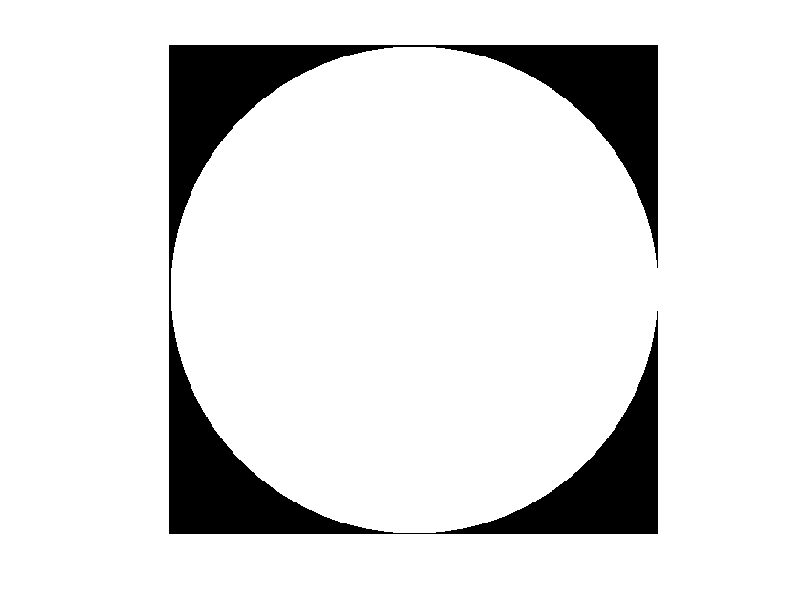
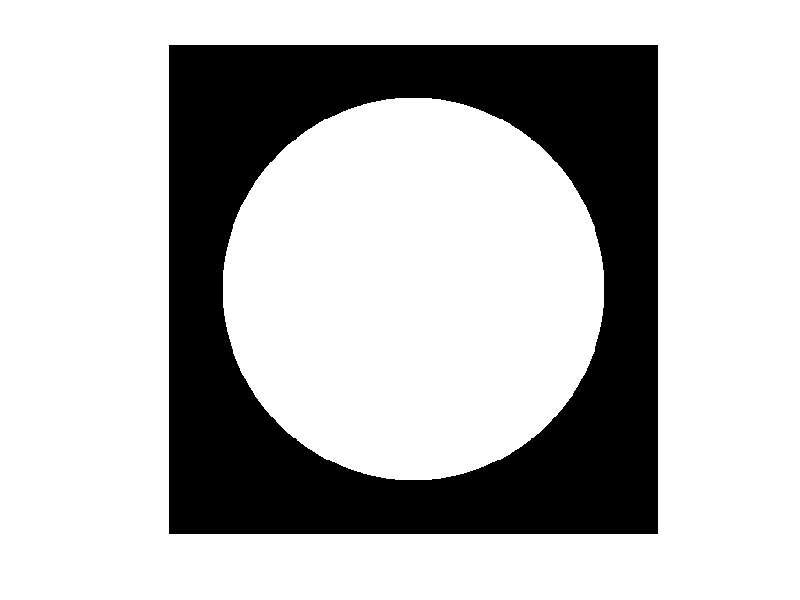

Write the MATLAB code that produced these figures, in order.
%create a circle which can be used in 3D reconstruction
m=512;
n=512;
r=floor(min(m,n)/2);
img=zeros(m,n);

for x=1:m
   for y=1:n
      if (x-floor(m/2)-1)^2+(y-floor(n/2)-1)^2 < (r-1)^2
          img(x,y)=1;
      end
   end
end

figure,imshow(img);

img=zeros(m,n);
for x=1:512
    for y=1:512
        if (x-256)^2+(y-256)^2 < 200^2
            img(x,y)=1;
        end
    end
end

figure, imshow(img);
imwrite(img,'circle.tif');